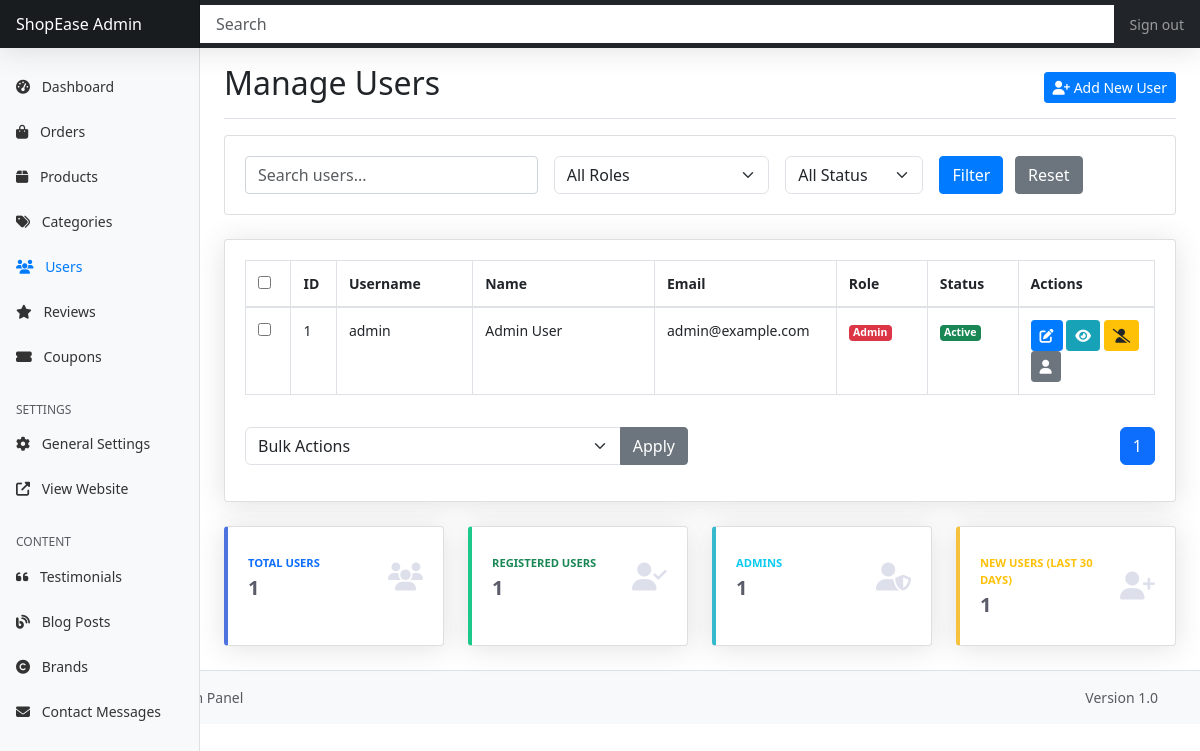
The page /admin/users.php (signed in) on the database its author committed.
### tables this page shows
CREATE TABLE IF NOT EXISTS users (
    user_id INT AUTO_INCREMENT PRIMARY KEY,
    username VARCHAR(50) NOT NULL UNIQUE,
    email VARCHAR(100) NOT NULL UNIQUE,
    password VARCHAR(255) NOT NULL,
    first_name VARCHAR(50),
    last_name VARCHAR(50),
    address TEXT,
    city VARCHAR(50),
    state VARCHAR(50),
    zip_code VARCHAR(20),
    country VARCHAR(50),
    phone VARCHAR(20),
    role ENUM('admin', 'customer') DEFAULT 'customer',
    status ENUM('active', 'inactive') DEFAULT 'active',
    created_at TIMESTAMP DEFAULT CURRENT_TIMESTAMP,
    updated_at TIMESTAMP DEFAULT CURRENT_TIMESTAMP ON UPDATE CURRENT_TIMESTAMP
);

### admin/users.php (the view, shortened to what the rows shown need)
<?php
require_once '../includes/functions.php';
$page = isset($_GET['page']) ? (int)$_GET['page'] : 1;
$limit = 10;
$offset = ($page - 1) * $limit;
$query = "SELECT * FROM users WHERE 1=1";
$params = [];
$types = "";
$query .= " ORDER BY created_at DESC LIMIT ?, ?";
$params[] = $offset;
$params[] = $limit;
$types .= "ii";
$stmt = $conn->prepare($query);
if (!empty($params)) {
    $stmt->bind_param($types, ...$params);
}
$stmt->execute();
$result = $stmt->get_result();
$users = [];
while ($row = $result->fetch_assoc()) {
    $users[] = $row;
}
include '../includes/admin-header.php';
?>
<div class="container-fluid">
    <div class="row">
        <main class="col-md-9 ms-sm-auto col-lg-10 px-md-4">
            <div class="d-flex justify-content-between flex-wrap flex-md-nowrap align-items-center pt-3 pb-2 mb-3 border-bottom">
                <h1 class="h2">Manage Users</h1>
            </div>
            <div class="card shadow mb-4">
                <div class="card-body">
                    <form method="POST" action="users.php">
                        <div class="table-responsive">
                            <table class="table table-bordered table-hover" width="100%" cellspacing="0">
                                <thead>
                                    <tr>
                                        <th width="5%">
                                            <input type="checkbox" id="select-all">
                                        </th>
                                        <th width="5%">ID</th>
                                        <th width="15%">Username</th>
                                        <th width="20%">Name</th>
                                        <th width="20%">Email</th>
                                        <th width="10%">Role</th>
                                        <th width="10%">Status</th>
                                        <th width="15%">Actions</th>
                                    </tr>
                                </thead>
                                <tbody>
                                    <?php if (empty($users)): ?>
                                    <tr>
                                        <td colspan="8" class="text-center">No users found.</td>
                                    </tr>
                                    <?php else: ?>
                                        <?php foreach ($users as $user): ?>
                                        <tr>
                                            <td>
                                                <input type="checkbox" name="user_ids[]" value="<?php echo $user['user_id']; ?>" class="user-checkbox">
                                            </td>
                                            <td><?php echo $user['user_id']; ?></td>
                                            <td><?php echo htmlspecialchars($user['username']); ?></td>
                                            <td><?php echo htmlspecialchars($user['first_name'] . ' ' . $user['last_name']); ?></td>
                                            <td><?php echo htmlspecialchars($user['email']); ?></td>
                                            <td>
                                                <span class="badge bg-<?php echo $user['role'] == 'admin' ? 'danger' : 'info'; ?>">
                                                    <?php echo ucfirst($user['role']); ?>
                                                </span>
                                            </td>
                                            <td>
                                                <span class="badge bg-<?php echo isset($user['status']) && $user['status'] == 'active' ? 'success' : 'danger'; ?>">
                                                    <?php echo ucfirst($user['status'] ?? 'inactive'); ?>
                                                </span>
                                            </td>
                                            <td>
                                                <a href="edit-user.php?id=<?php echo $user['user_id']; ?>" class="btn btn-sm btn-primary">
                                                    <i class="fas fa-edit"></i>
                                                </a>
                                                <a href="user-details.php?id=<?php echo $user['user_id']; ?>" class="btn btn-sm btn-info">
                                                    <i class="fas fa-eye"></i>
                                                </a>
                                                <?php if (isset($user['status']) && $user['status'] == 'active'): ?>
                                                <a href="users.php?deactivate=<?php echo $user['user_id']; ?>" class="btn btn-sm btn-warning" onclick="return confirm('Are you sure you want to deactivate this user?');">
                                                    <i class="fas fa-user-slash"></i>
                                                </a>
                                                <?php else: ?>
                                                <a href="users.php?activate=<?php echo $user['user_id']; ?>" class="btn btn-sm btn-success" onclick="return confirm('Are you sure you want to activate this user?');">
                                                    <i class="fas fa-user-check"></i>
                                                </a>
                                                <?php endif; ?>
                                                <?php if ($user['role'] == 'customer'): ?>
                                                <a href="users.php?make_admin=<?php echo $user['user_id']; ?>" class="btn btn-sm btn-dark" onclick="return confirm('Are you sure you want to make this user an admin?');">
                                                    <i class="fas fa-user-shield"></i>
                                                </a>
                                                <?php else: ?>
                                                <a href="users.php?remove_admin=<?php echo $user['user_id']; ?>" class="btn btn-sm btn-secondary" onclick="return confirm('Are you sure you want to remove admin privileges from this user?');">
                                                    <i class="fas fa-user"></i>
                                                </a>
                                                <?php endif; ?>
                                            </td>
                                        </tr>
                                        <?php endforeach; ?>
                                    <?php endif; ?>
                                </tbody>
                            </table>
                        </div>
                    </form>
                </div>
            </div>
        </main>
    </div>
</div>
<?php include '../includes/admin-footer.php'; ?>

### rows shown on the page
users: user_id "1", username "admin", first_name+last_name "Admin User", email "admin@example.com", role "Admin", status "Active"

### other values the page prints
SITE_NAME "ShopEase"
$result->fetch_assoc()['total'] "1"
